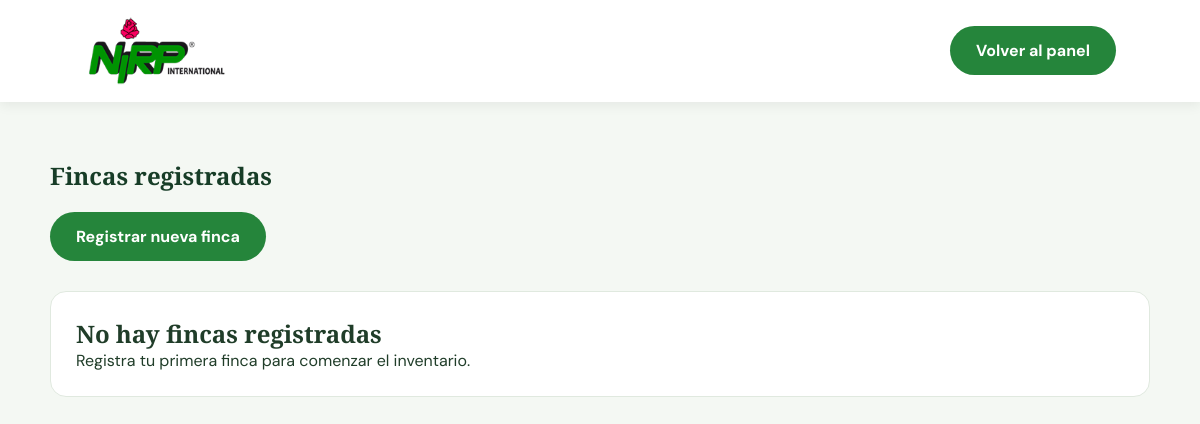
Page /fincas (signed in) on the earlier database version.
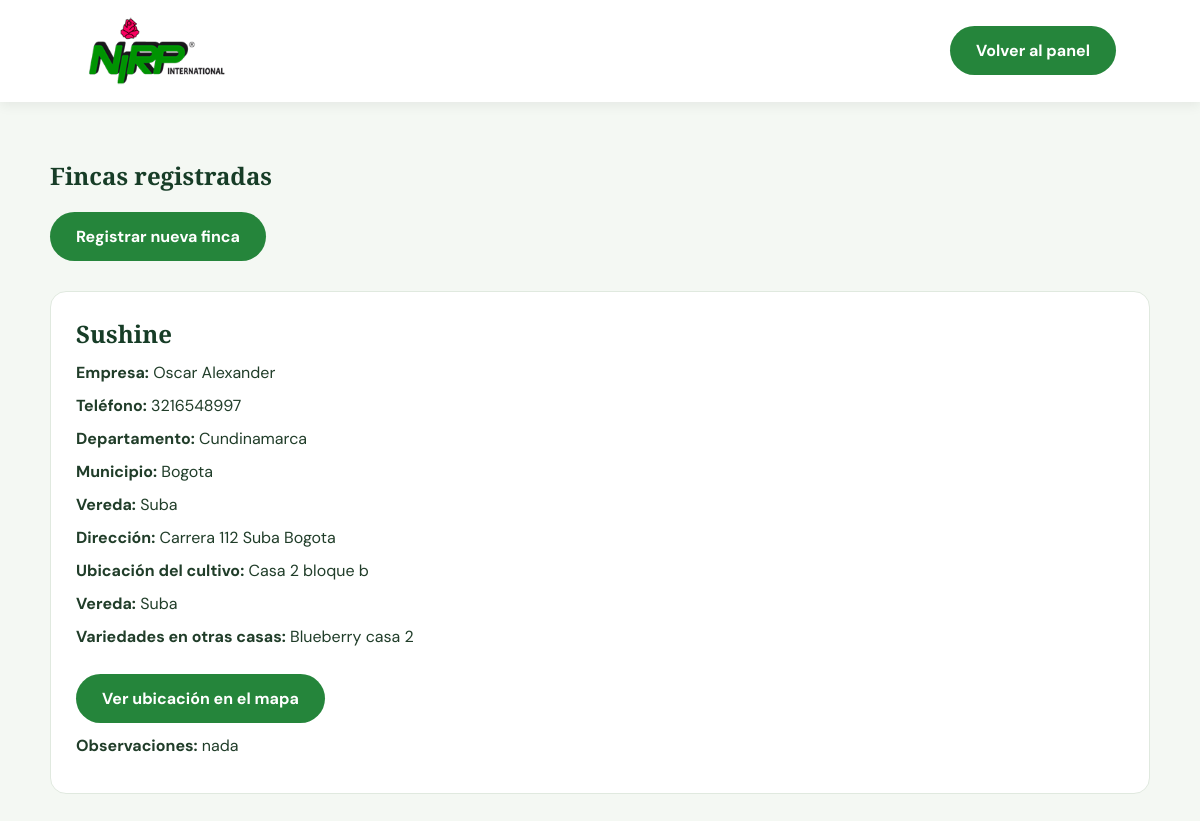
Same page on the later database version.
### tables this page shows
CREATE TABLE fincas (
                id INTEGER PRIMARY KEY AUTOINCREMENT,
                nombre TEXT NOT NULL,
                empresa TEXT,
                departamento TEXT NOT NULL,
                municipio TEXT NOT NULL,
                vereda TEXT,
                direccion TEXT,
                telefono TEXT,
                ubicacion_cultivo TEXT,
                variedades_otras_casas TEXT,
                latitud REAL,
                longitud REAL,
                observaciones TEXT,
                fecha_registro TEXT DEFAULT CURRENT_TIMESTAMP
            );

### app.py (the view)
@app.route("/fincas")
@administrador_requerido
def lista_fincas():
    fincas = obtener_fincas()
    return render_template(
        "lista_fincas.html",
        fincas=fincas
    )

### app.py (called while the page is built)
@app.context_processor
def funciones_plantilla():
    return {
        "csrf_token": csrf_token
    }

def administrador_requerido(funcion):
    @wraps(funcion)
    def protegida(*args, **kwargs):
        usuario_id = session.get("usuario_id")
        if not usuario_id:
            flash(
                "Primero debes iniciar sesión.",
                "warning"
            )
            return redirect(url_for("login"))
        usuario = obtener_usuario_id(usuario_id)
        if not usuario:
            session.clear()
            return redirect(url_for("login"))
        if usuario["rol"] != "admin":
            abort(403)
        return funcion(*args, **kwargs)
    return protegida

### database.py (called while the page is built)
def conectar():
    conexion = sqlite3.connect(DATABASE)
    conexion.row_factory = sqlite3.Row
    conexion.execute("PRAGMA foreign_keys = ON")
    return conexion

def obtener_usuario_id(usuario_id):
    with conectar() as conexion:
        fila = conexion.execute("""
            SELECT * FROM usuarios
            WHERE id = ?
        """, (usuario_id,)).fetchone()
        return dict(fila) if fila else None

def obtener_fincas():
    with conectar() as conexion:
        filas = conexion.execute("""
            SELECT *
            FROM fincas
            ORDER BY id DESC
        """).fetchall()
        return [dict(fila) for fila in filas]

### templates/lista_fincas.html (shortened to what this page needs)
<!DOCTYPE html>
<html lang="es">
<head>
    <link rel="stylesheet"
          href="{{ url_for('static', filename='styles.css') }}">
</head>
<body class="pagina-fincas">
<header class="encabezado">
    <a href="{{ url_for('inicio') }}" class="marca">
        <img
            src="{{ url_for('static', filename='imagenes/logo-nirp.png') }}"
            alt="NIRP International">
    </a>
    <a href="{{ url_for('panel_admin') }}" class="boton">
        Volver al panel
    </a>
</header>
<main class="fincas-contenedor">
    <section class="fincas-listado">
        <h1>Fincas registradas</h1>
        <a href="{{ url_for('registrar_finca') }}"
           class="boton">
            Registrar nueva finca
        </a>
        <div class="fincas-grid">
            {% for finca in fincas %}
                <article class="finca-card">
                    <h2>{{ finca.nombre }}</h2>
                    <p>
                        <strong>Empresa:</strong>
                        {{ finca.empresa or 'Sin registrar' }}
                    </p>
                    <p>
                        <strong>Teléfono:</strong>
                        {{ finca.telefono or 'Sin registrar' }}
                    </p>
                    <p>
                        <strong>Departamento:</strong>
                        {{ finca.departamento }}
                    </p>
                    <p>
                        <strong>Municipio:</strong>
                        {{ finca.municipio }}
                    </p>
                    <p>
                        <strong>Vereda:</strong>
                        {{ finca.vereda or 'Sin registrar' }}
                    </p>
                    <p>
                        <strong>Dirección:</strong>
                        {{ finca.direccion or 'Sin registrar' }}
                    </p>
                    <p>
                        <strong>Ubicación del cultivo:</strong>
                        {{ finca.ubicacion_cultivo or 'Sin registrar' }}
                    </p>
                    <p>
    <strong>Vereda:</strong>
    {{ finca.vereda or 'No aplica' }}
</p>
<p>
    <strong>Variedades en otras casas:</strong>
    {{ finca.variedades_otras_casas or 'No registra' }}
</p>
                    {% if finca.latitud is not none
                          and finca.longitud is not none %}
                        <a
                            href="https://www.openstreetmap.org/?mlat={{ finca.latitud }}&mlon={{ finca.longitud }}#map=16/{{ finca.latitud }}/{{ finca.longitud }}"
                            target="_blank"
                            rel="noopener noreferrer"
                            class="boton finca-mapa">
                            Ver ubicación en el mapa
                        </a>
                    {% else %}
                        <p>Coordenadas pendientes.</p>
                    {% endif %}
                    {% if finca.observaciones %}
                        <p>
                            <strong>Observaciones:</strong>
                            {{ finca.observaciones }}
                        </p>
                    {% endif %}
                </article>
            {% else %}
                <div class="fincas-vacio">
                    <h2>No hay fincas registradas</h2>
                    <p>
                        Registra tu primera finca para
                        comenzar el inventario.
                    </p>
                </div>
            {% endfor %}
        </div>
    </section>
</main>
</body>
</html>

### static/styles.css (style rules this page uses)
* { margin: 0; padding: 0; box-sizing: border-box; }
html { scroll-behavior: smooth; scroll-padding-top: 100px; }
body { font-family: 'DM Sans', sans-serif; color: #203d29; background: #fff; overflow-x: hidden; }
h1, h2, h3 { font-family: 'Playfair Display', serif; }
img { max-width: 100%; }
.encabezado { padding: 15px 7%; min-height: 85px; background: white; display: flex; align-items: center; justify-content: space-between; gap: 20px; position: sticky; top: 0; z-index: 100; box-shadow: 0 3px 12px #00000012; }
.marca img { display: block; width: 145px; height: auto; object-fit: contain; }
.boton { display: inline-block; padding: 14px 26px; background: #25853b; color: white; border-radius: 30px; text-decoration: none; font-weight: 700; text-align: center; transition: background 0.2s ease; }
.pagina-fincas { background: #f4f8f3; }
.fincas-contenedor { padding: 45px 20px 80px; min-height: 75vh; }
.fincas-tarjeta, .fincas-listado { max-width: 750px; margin: auto; }
.fincas-tarjeta h1, .fincas-listado h1 { color: #173d27; margin: 12px 0 20px; }
.fincas-listado { max-width: 1100px; }
.fincas-grid { display: grid; grid-template-columns: repeat( auto-fit, minmax(280px, 1fr) ); gap: 22px; margin-top: 30px; }
.finca-card, .fincas-vacio { background: white; border: 1px solid #e0e9df; border-radius: 16px; padding: 25px; }
.finca-card h2 { color: #173d27; }
.finca-card p { margin: 12px 0; overflow-wrap: anywhere; }
.finca-mapa { display: inline-block; margin-top: 15px; }
:root { --nirp-verde-oscuro: #17492f; --nirp-verde: #246a43; --nirp-verde-claro: #eaf4ed; --nirp-fondo: #f6f9f6; --nirp-texto: #263d2d; --nirp-texto-suave: #53675a; --nirp-borde: #dfebe1; --nirp-blanco: #ffffff; }
body { background: #f1f6f2; }

Differences in the rows shown:
added fincas: nombre "Sushine", empresa "Oscar Alexander", telefono "3216548997", departamento "Cundinamarca", municipio "Bogota", vereda "Suba", direccion "Carrera 112 Suba Bogota", ubicacion_cultivo "Casa 2 bloque b", variedades_otras_casas "Blueberry casa 2", observaciones "nada"
Other differences:
text no longer shown: "No hay fincas registradas Registra tu primera finca para comenzar el inventario."
